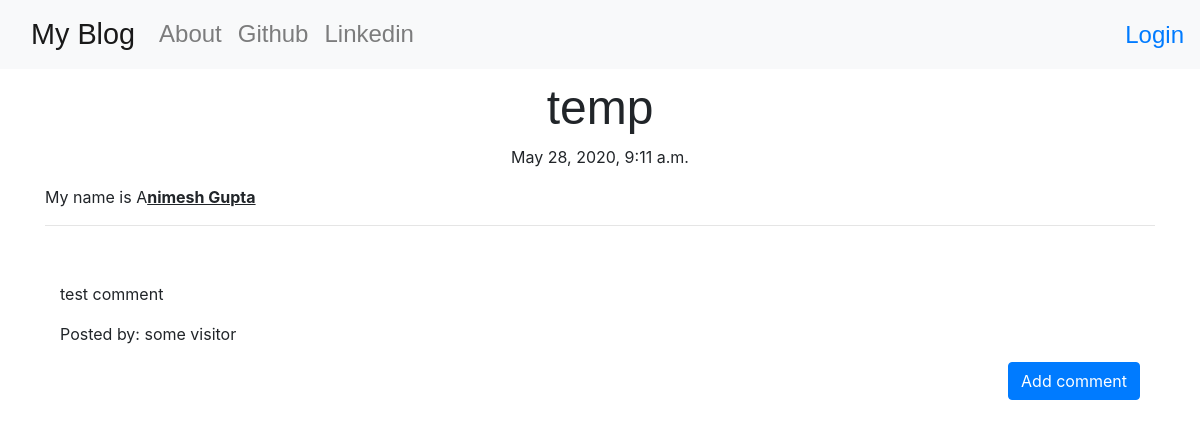
/post/5/, run on the app's committed database.
### blog/models.py (models this page shows, shortened)
class Post(models.Model):
    author = models.ForeignKey('auth.User',on_delete=models.CASCADE)
    title = models.CharField(max_length = 200)
    text = models.TextField()
    created_date = models.DateTimeField(default = timezone.now)
    published_date = models.DateTimeField(blank=True,null=True)

class Comment(models.Model):
    post = models.ForeignKey('blog.Post',on_delete=models.CASCADE,related_name='comments')
    author = models.CharField(max_length=200)
    text = models.TextField()
    create_date = models.DateTimeField(default=timezone.now)
    approved_comment = models.BooleanField(default=False)

### blog/views.py (the view)
# urls.py: path(r'post/<int:pk>/',views.PostDetailView.as_view(),name='post_detail'),
class PostDetailView(DetailView):
    model = Post

### blog/templates/blog/post_detail.html (shortened to what this page needs)
{% extends 'blog/base.html' %}
{% block content %}
    <h1 class='posttitle loader'>{{post.title}}</h1>
    {% if post.published_date %}
        <div class='date postdate'>
            {{post.published_date}}
        </div>
    {% else %}
        <a class='btn btn-secondary' href="{% url 'post_publish' pk=post.pk %}">Publish</a>
    {% endif %}
        <p class='postcontent'>{{post.text|safe|linebreaksbr}}</p>
    <hr>
    <div class='container'>
        {% for comment in post.comments.all%}
            <br>
            {% if user.is_authenticated or comment.approved_comment %}
                <p>{{comment.text|safe|linebreaks}}</p>
                <p>Posted by: {{comment.author}}</p>
            {% endif %}
        {% empty %}
            No comments!
        {% endfor %}
        <a class='btn btn-primary btn-align' href="{% url 'add_comment_to_post' pk=post.pk %}">Add comment</a>
    </div>
{% endblock %}

### blog/static/css/blog.css (style rules this page uses)
.loader { filter:hue-rotate(0deg); color :linear-gradient(45deg,#0f8,#08f); animation:hue 10000ms infinite linear; }
.btn-align { text-align: right; float: right; }
.postdate { text-align: center; }
.posttitle { font-family: 'Russo One',sans-serif; font-size: 3em; text-align: center; }
.postcontent { font-family: 'Montserrat'; font-size: 1.5em; }

### data on the page
Post: title "temp", published_date "May 28, 2020, 9:11 a.m.", text "My name is A nimesh Gupta"
Comment: text "test comment", author "some visitor"
